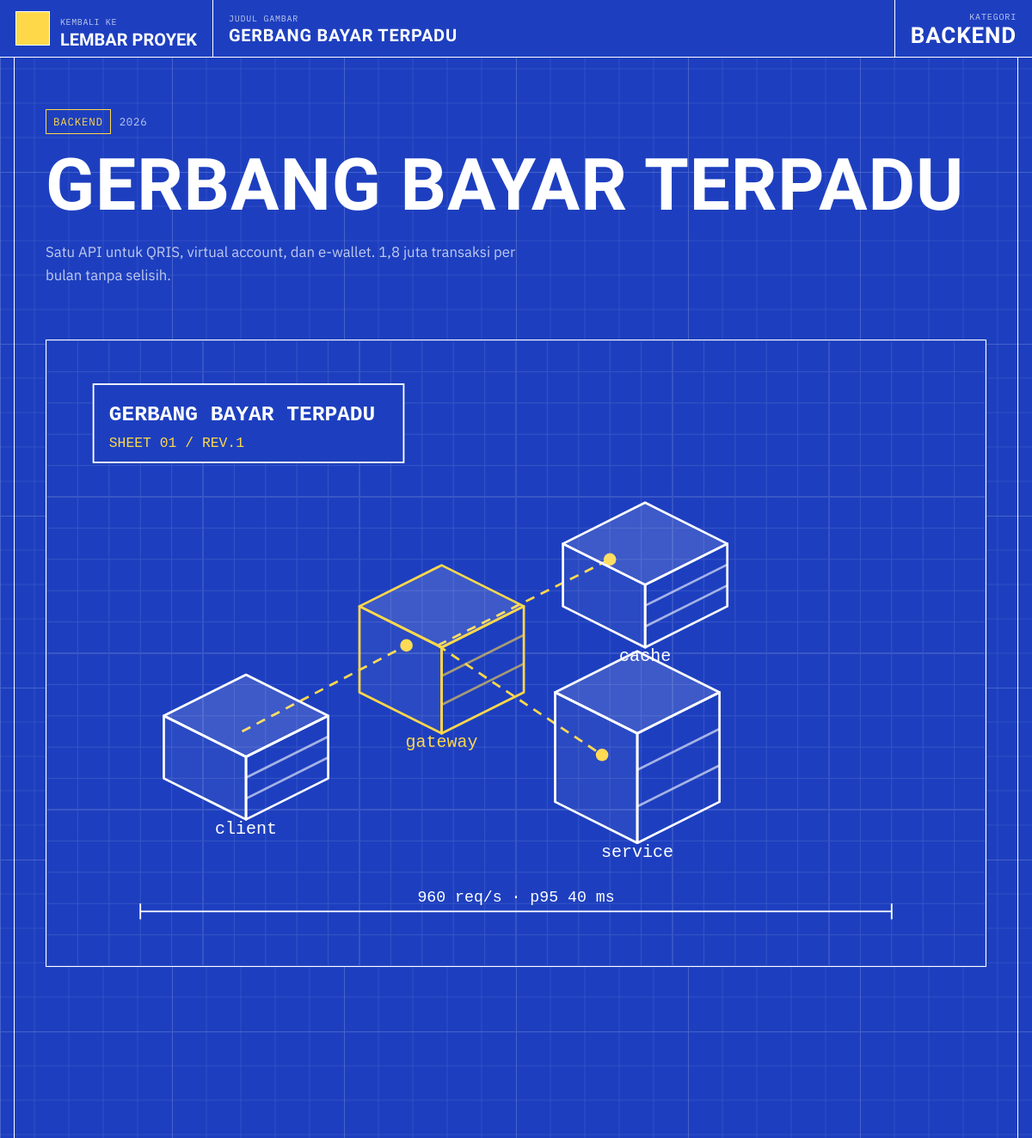
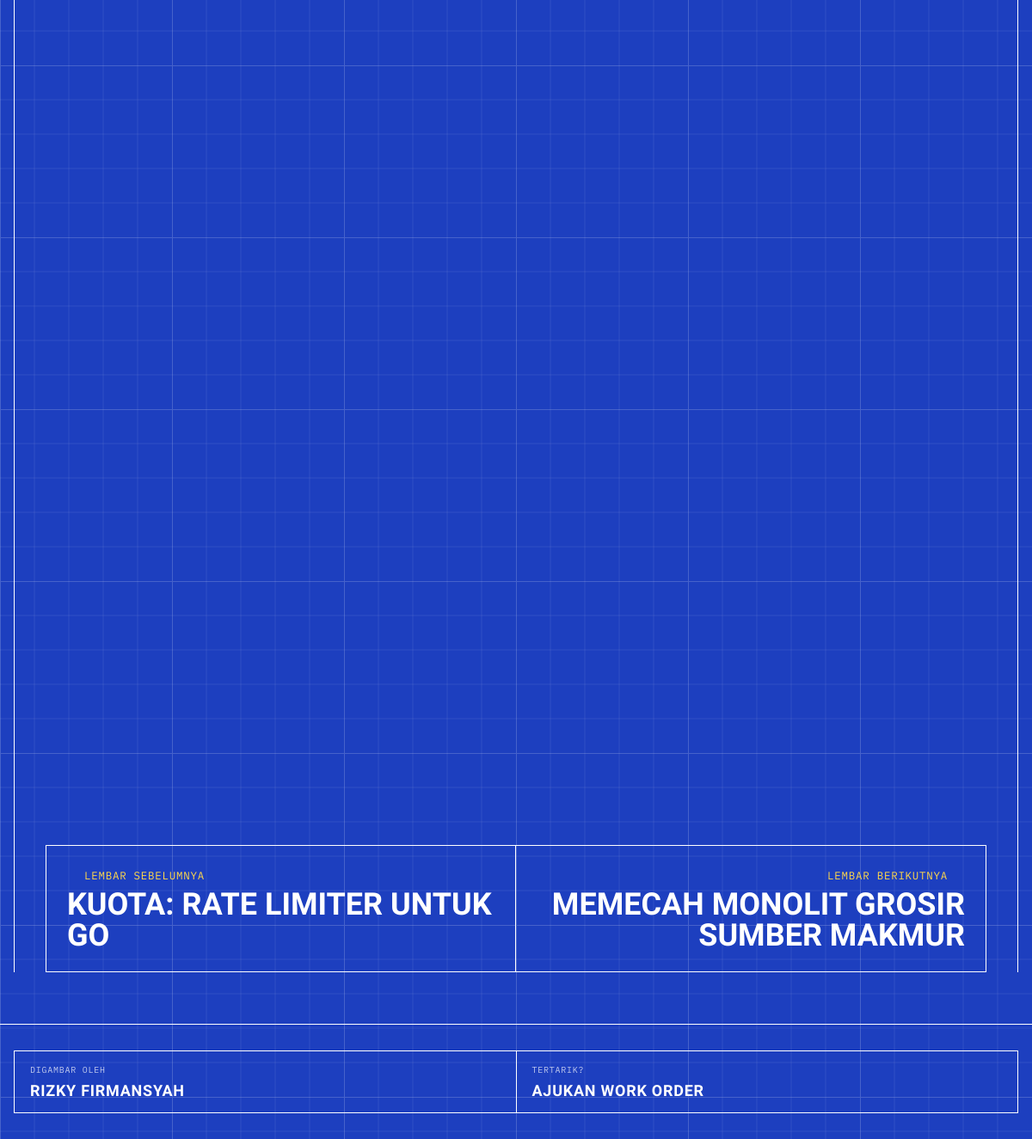
The app's page /index.php?page=proyek&slug=gerbang-bayar with its own data (2 pictures, top to bottom).
### tables this page shows
CREATE TABLE proyek (
  id INT AUTO_INCREMENT PRIMARY KEY,
  judul VARCHAR(150) NOT NULL,
  slug VARCHAR(90) NOT NULL UNIQUE,
  kategori VARCHAR(50) NOT NULL,
  ringkasan VARCHAR(255) NOT NULL DEFAULT '',
  isi TEXT NOT NULL,
  cover VARCHAR(255) NOT NULL DEFAULT '',
  klien VARCHAR(100) NOT NULL DEFAULT '',
  peran VARCHAR(100) NOT NULL DEFAULT '',
  tahun SMALLINT UNSIGNED NOT NULL,
  durasi VARCHAR(40) NOT NULL DEFAULT '',
  link_demo VARCHAR(255) NOT NULL DEFAULT '',
  link_repo VARCHAR(255) NOT NULL DEFAULT '',
  unggulan TINYINT(1) NOT NULL DEFAULT 0,
  tampil TINYINT(1) NOT NULL DEFAULT 1,
  urutan INT NOT NULL DEFAULT 0,
  dilihat INT UNSIGNED NOT NULL DEFAULT 0,
  created_at DATETIME NOT NULL DEFAULT CURRENT_TIMESTAMP,
  updated_at DATETIME NOT NULL DEFAULT CURRENT_TIMESTAMP ON UPDATE CURRENT_TIMESTAMP,
  INDEX (tampil, urutan)
);

### includes/data.php (called while the page is built, shortened)
<?php
function data_proyek(string $slug): ?array
{
    $p = q('SELECT * FROM proyek WHERE slug = ? AND tampil = 1', [$slug])->fetch();
    if (!in_array($p['id'], $_SESSION['lihat'], true)) {
        q('UPDATE proyek SET dilihat = dilihat + 1 WHERE id = ?', [$p['id']]);
    }
    catat_kunjungan();
    $p['tek'] = q('SELECT t.* FROM proyek_teknologi pt JOIN teknologi t ON t.id = pt.teknologi_id WHERE pt.proyek_id = ? ORDER BY t.urutan', [$p['id']])->fetchAll();
    $p['galeri'] = q('SELECT * FROM proyek_gambar WHERE proyek_id = ? ORDER BY urutan, id', [$p['id']])->fetchAll();
    $semua = q('SELECT id, judul, slug, cover, kategori FROM proyek WHERE tampil = 1 ORDER BY urutan, id')->fetchAll();
    $i = array_search($p['id'], array_column($semua, 'id'));
    $n = count($semua);
    $p['sebelum'] = $n > 1 ? $semua[($i - 1 + $n) % $n] : null;
    $p['berikut'] = $n > 1 ? $semua[($i + 1) % $n] : null;
    return $p;
}

### pages/proyek.php (the view, shortened to what this page needs)
<?php
require ROOT . '/includes/data.php';
$p = data_proyek((string) ($_GET['slug'] ?? ''));
$s = setting();
$cover = gambar($p['cover']);
?>
<!DOCTYPE html>
<html lang="id">
<head>
    <link rel="stylesheet" href="assets/css/site.css">
</head>
<body class="detail">
<header class="tblock">
    <a href="index.php#lembar" class="tb-cell tb-brand"><span class="tb-mark"><?= icon('arrow-left', 20) ?></span><span><small class="mono">Kembali ke</small><b>Lembar proyek</b></span></a>
    <div class="tb-cell tb-grow mono"><small>Judul gambar</small><b><?= e($p['judul']) ?></b></div>
    <div class="tb-cell tb-sheet mono"><small>Kategori</small><b><?= e($p['kategori']) ?></b></div>
</header>
<main class="wrap frame">
    <section class="d-head">
        <p class="mono tag"><span class="tag-box"><?= e(strtoupper($p['kategori'])) ?></span> <?= $p['tahun'] ?></p>
        <h1><?= e($p['judul']) ?></h1>
        <p class="lead"><?= e($p['ringkasan']) ?></p>
    </section>
    <figure class="d-cover rv" id="loupeArea">
        <img src="<?= e($cover) ?>" alt="<?= e($p['judul']) ?>" id="loupeImg">
    </figure>
    <section class="d-body">
    </section>
    <?php if ($p['galeri']): ?>
    <section class="d-gallery">
    </section>
    <?php endif; ?>
    <?php if ($p['berikut']): ?>
    <nav class="d-next">
        <a href="<?= url('proyek', ['slug' => $p['sebelum']['slug']]) ?>"><small class="mono"><?= icon('arrow-left', 14) ?> Lembar sebelumnya</small><b><?= e($p['sebelum']['judul']) ?></b></a>
        <a href="<?= url('proyek', ['slug' => $p['berikut']['slug']]) ?>" class="nx"><small class="mono">Lembar berikutnya <?= icon('arrow-right', 14) ?></small><b><?= e($p['berikut']['judul']) ?></b></a>
    </nav>
    <?php endif; ?>
</main>
<footer class="foot"><div class="wrap foot-grid mono"><div class="cell"><small>Digambar oleh</small><b><?= e($s['nama']) ?></b></div><a class="cell" href="index.php#order"><small>Tertarik?</small><b>Ajukan work order</b></a></div></footer>
</body>
</html>

### assets/css/site.css (style rules this page uses)
:root { --acc:#1d3fbf;--acc2:#ffd84a;--on-acc:#0d1b4d; --ink:#ffffff;--soft:rgba(255,255,255,.72);--faint:rgba(255,255,255,.35);--line:rgba(255,255,255,.55); --f-head:'Big Shoulders Display',sans-serif;--f-body:'IBM Plex Sans',sans-serif;--f-mono:'IBM Plex Mono',monospace; --wrap:1240px; }
*,*::before,*::after { box-sizing:border-box }
html { scroll-behavior:smooth;-webkit-text-size-adjust:100%;overflow-x:clip }
body { margin:0;background:var(--acc) url(../img/grid.svg);color:var(--ink);font:400 16px/1.65 var(--f-body);overflow-x:clip }
main { overflow-x:clip }
img { max-width:100%;display:block }
a { color:inherit }
h1,h2,h3 { font-family:var(--f-head);margin:0;line-height:.95;text-transform:uppercase;letter-spacing:.01em }
.wrap { width:min(var(--wrap),100% - 32px);margin-inline:auto }
.mono { font-family:var(--f-mono);font-size:.78rem;letter-spacing:.06em;text-transform:uppercase }
.tblock { position:sticky;top:0;z-index:50;display:flex;background:var(--acc);border-bottom:1.5px solid var(--ink) }
.tb-cell { display:flex;flex-direction:column;justify-content:center;padding:10px 18px;border-right:1.5px solid var(--ink);text-decoration:none;min-height:62px }
.tb-cell small { font-size:10px;color:var(--soft) }
.tb-brand { flex-direction:row;align-items:center;gap:12px }
.tb-brand b { display:block;font:700 20px/1 var(--f-head);text-transform:uppercase }
.tb-mark { width:40px;height:40px;display:grid;place-items:center;border:1.5px solid var(--ink);font:800 20px var(--f-head);background:var(--acc2);color:var(--on-acc) }
.tb-sheet { border-right:0;align-items:flex-end;font-size:14px }
.tb-sheet b { font:800 26px/1 var(--f-head) }
.tb-grow { flex:1 }
.tb-grow b { font:700 20px/1.1 var(--f-head);text-transform:uppercase }
.tag { display:flex;align-items:center;gap:10px;color:var(--soft);margin:0 0 20px }
.tag-box { border:1.5px solid var(--acc2);color:var(--acc2);padding:3px 8px;white-space:nowrap }
@media (hover:none) { .d-cover { cursor:default } }
.lead { font-size:clamp(16px,1.4vw,19px);color:var(--soft);max-width:560px;margin:24px 0 30px }
.cell { display:block;border-right:1.5px solid var(--ink);border-bottom:1.5px solid var(--ink);padding:14px 18px;margin:0 }
.foot { border-top:1.5px solid var(--ink);padding:30px 0 }
.foot-grid { display:flex;border:1.5px solid var(--ink);flex-wrap:wrap }
.foot-grid .cell { flex:1;min-width:150px;text-decoration:none;border-bottom:0 }
.foot-grid .cell:last-child { border-right:0 }
.foot-grid small { display:block;color:var(--soft);font-size:10px }
.foot-grid b { display:inline-flex;align-items:center;gap:6px;font:700 18px/1.2 var(--f-head);text-transform:uppercase;margin-top:4px }
.js .rv { opacity:0;transform:translateY(26px);transition:opacity .7s,transform .7s cubic-bezier(.2,.8,.2,1) }
.js .rv.in { opacity:1;transform:none }
.frame { border-inline:1.5px solid var(--ink);padding:0 clamp(16px,3vw,40px) }
.d-head { padding:60px 0 30px }
.d-head h1 { font-size:clamp(48px,7vw,104px);font-weight:900 }
.d-cover { position:relative;margin:0 0 50px;border:1.5px solid var(--ink);overflow:hidden;cursor:zoom-in }
.d-cover img { width:100% }
.d-body { display:grid;grid-template-columns:360px 1fr;gap:50px;align-items:start }
.d-gallery { display:grid;grid-template-columns:repeat(2,1fr);gap:26px;margin:70px 0 }
.d-next { display:grid;grid-template-columns:1fr 1fr;border:1.5px solid var(--ink);margin-bottom:60px }
.d-next a { padding:24px;text-decoration:none;display:flex;flex-direction:column;gap:6px }
.d-next a:first-child { border-right:1.5px solid var(--ink) }
.d-next small { display:flex;align-items:center;gap:6px;color:var(--acc2) }
.d-next b { font:800 clamp(24px,3vw,36px)/1 var(--f-head);text-transform:uppercase }
.d-next .nx { text-align:right;align-items:flex-end }

### records on screen
proyek: judul "GERBANG BAYAR TERPADU", kategori "BACKEND", id+kategori "BACKEND", tahun "2026", ringkasan "Satu API untuk QRIS, virtual account, dan e-wallet. 1,8 juta transaksi per bulan tanpa selisih.", cover (picture)
proyek: judul "KUOTA: RATE LIMITER UNTUK GO"
proyek: judul "MEMECAH MONOLIT GROSIR SUMBER MAKMUR"

### other values on screen
$s['nama'] "RIZKY FIRMANSYAH"
